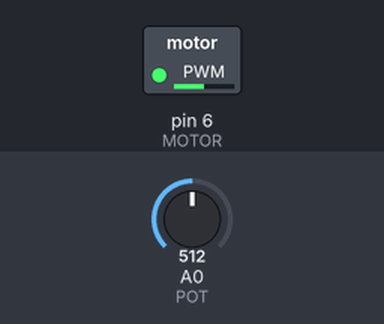
Simulated run of this sketch. Board: Arduino Uno, built with avr-gcc and run on an emulated ATmega328P. Shown: switched loads named in the sketch (green lamp = pin HIGH). Inputs (shaded band) come from the test bench; at power-on: A0 (POT) = 512.

Above: at 1.2 s.
1.3 s: A0 (POT) set to 716
At 2.0 s:
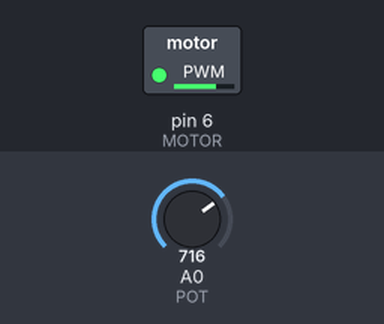
2.8 s: A0 (POT) set to 900
At 3.1 s:
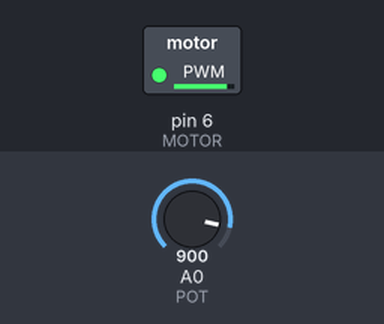
4.3 s: A0 (POT) set to 122
At 5.5 s:
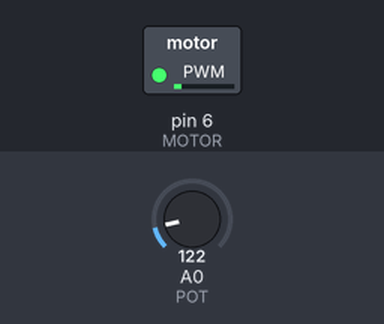
5.8 s: A0 (POT) set to 0
At 6.6 s:
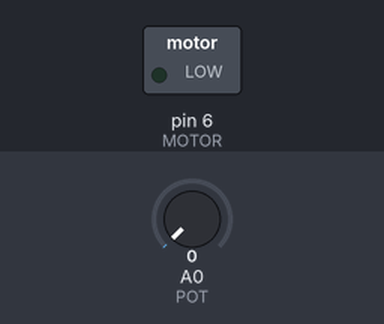
7.3 s: A0 (POT) set to 511
At 7.8 s:
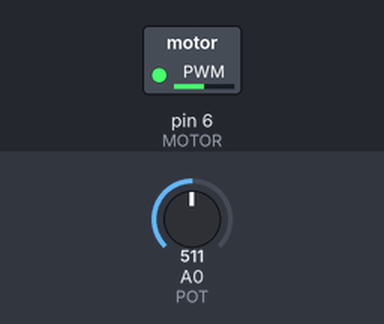
Timing chart, 0 to 9.8 s (numbered marks = the images above; inputs shaded):
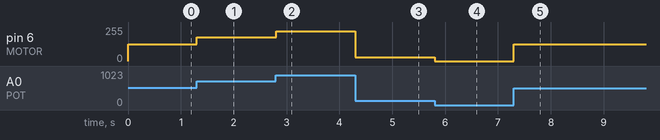

Measured:
- after the input at 1.3 s, pin 6 (MOTOR): 127/255 → 178/255 at once
- after the input at 2.8 s, pin 6 (MOTOR): 178/255 → 224/255 at once
- after the input at 4.3 s, pin 6 (MOTOR): 224/255 → 30/255 at once
- after the input at 5.8 s, pin 6 (MOTOR): 30/255 → 0/255 at once
- after the input at 7.3 s, pin 6 (MOTOR): 0/255 → 127/255 at once

The sketch:

motorPOT.ino
```cpp
/* Use a POT to control the speed of a motor
*/

#define MOTOR 6
#define POT A0

int val = 0;

void setup() {
  pinMode(MOTOR, OUTPUT);
  pinMode(POT, INPUT);
}

void loop() {
  val = analogRead(POT);
  val = map(val,0,1023,0,255);
  analogWrite(MOTOR, val);
}
```
